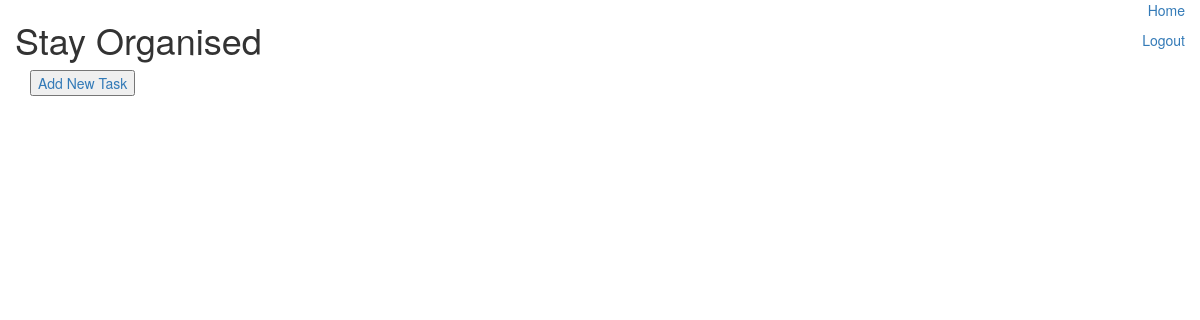
/todos (signed in), run on an earlier commit of the app's database.
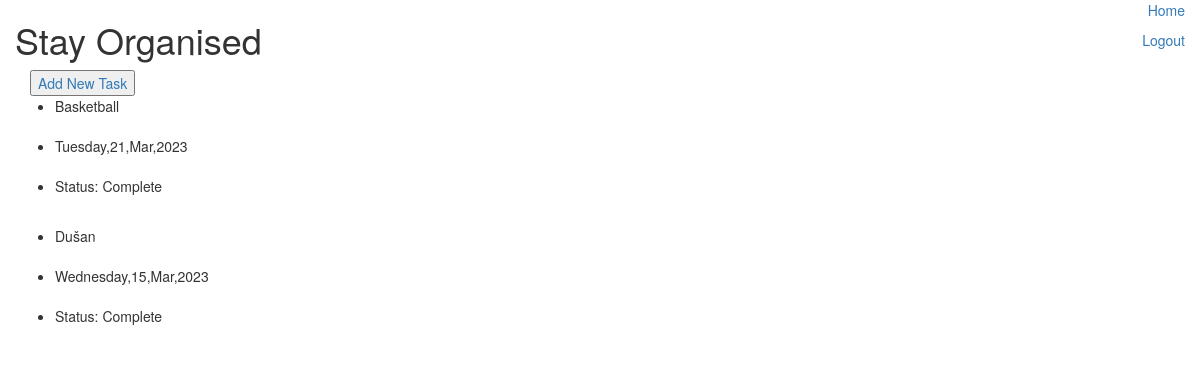
And on a later commit of the database.
### app/models.py (models this page shows, shortened)
class Task(db.Model):
    id = db.Column(db.Integer, primary_key=True)
    task_name = db.Column(db.String(200))
    due_date = db.Column(db.DateTime())
    status = db.Column(db.String(200))
    todo_owner = db.Column(db.Integer, db.ForeignKey('user.id'))

### app/main/routes.py (the view)
@bp.route('/todos', methods=['GET','POST'])
@login_required
def todos():
    todos = Task.query.filter_by(todo_owner=current_user.id)
    return render_template('todos.html', todos=todos)

### app/models.py (called while the page is built)
    @login.user_loader
    def load_user(id):
        return User.query.get(int(id))

### app/templates/todos.html
{% extends 'base.html'%}
{% block content%}
<section class="container">
   <a href="{{ url_for('main.add_task') }}">
   <button class="add_button ">Add New Task</button>
   </a>
   <div class="row">
      <div class="col" >
         {% for todo in todos %}
         <ul id =round>
            <li>{{todo.task_name}}</li>
            <br>
            <li>{{todo.due_date.strftime('%A,%d,%b,%Y')}}</li>
            <br>
            <li>Status: {{todo.status}}</li>
            <br>
         </ul>
         {% endfor %}
      </div>
   </div>
</section>
{% endblock %}

### app/templates/base.html (shortened to what this page needs)
{% extends 'bootstrap/base.html' %}
{% block navbar %}
<header class="container-fluid">
   <div class="row">
      <h1 class="col-sm-4">Stay Organised</h1>
      <nav class="col-sm-8 text-right d-inline-block">
         <p class="d-inline-block"><a href="{{ url_for('main.index') }}">Home</a></p>
         {% if current_user.is_anonymous %}
         <p class="d-inline-block"><a href="{{ url_for('auth.login') }}">Login</a></p>
         <p class="d-inline-block"><a href=" {{ url_for('auth.register') }}">Register</a></p>
         {% else %}
         <p class="d-inline-block"><a href="{{ url_for('auth.logout')}} ">Logout</a></p>
         {% endif %}
      </nav>
   </div>
</header>
{% endblock %}

What changed in the data, as far as the page shows it:
added Task: task_name "Basketball", due_date "Tuesday,21,Mar,2023", status "Complete"
added Task: task_name "Dušan", due_date "Wednesday,15,Mar,2023", status "Complete"
